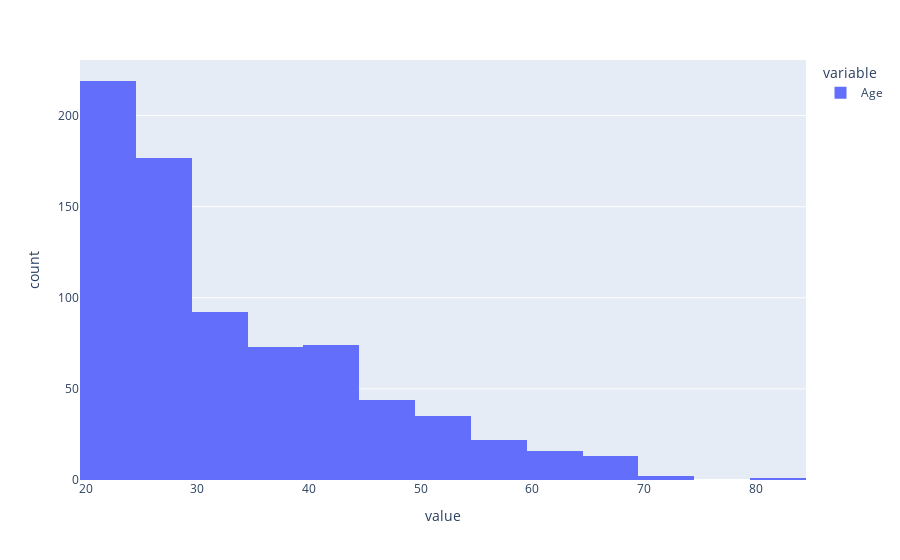

Notebook source saved alongside this figure:
### Markdown cell above
# Histogram

### Code cell
px.histogram(df.Age,nbins=30)

### Figure 1 — Plotly figure (JSON) as saved in the notebook; plotly's stock layout.template omitted (floating-point values rounded to 4 significant figures; data arrays with more than 128 entries replaced by an {"elided": "..."} marker saying what was removed)
{"data": [{"alignmentgroup": "True", "bingroup": "x", "hovertemplate": "variable=Age<br>value=%{x}<br>count=%{y}<extra></extra>", "legendgroup": "Age", "marker": {"color": "#636efa"}, "name": "Age", "nbinsx": 30, "offsetgroup": "Age", "orientation": "v", "showlegend": true, "type": "histogram", "x": {"elided": "768 int values"}, "xaxis": "x", "yaxis": "y"}], "layout": {"barmode": "relative", "legend": {"title": {"text": "variable"}, "tracegroupgap": 0}, "margin": {"t": 60}, "xaxis": {"anchor": "y", "domain": [0, 1], "title": {"text": "value"}}, "yaxis": {"anchor": "x", "domain": [0, 1], "title": {"text": "count"}}}}
